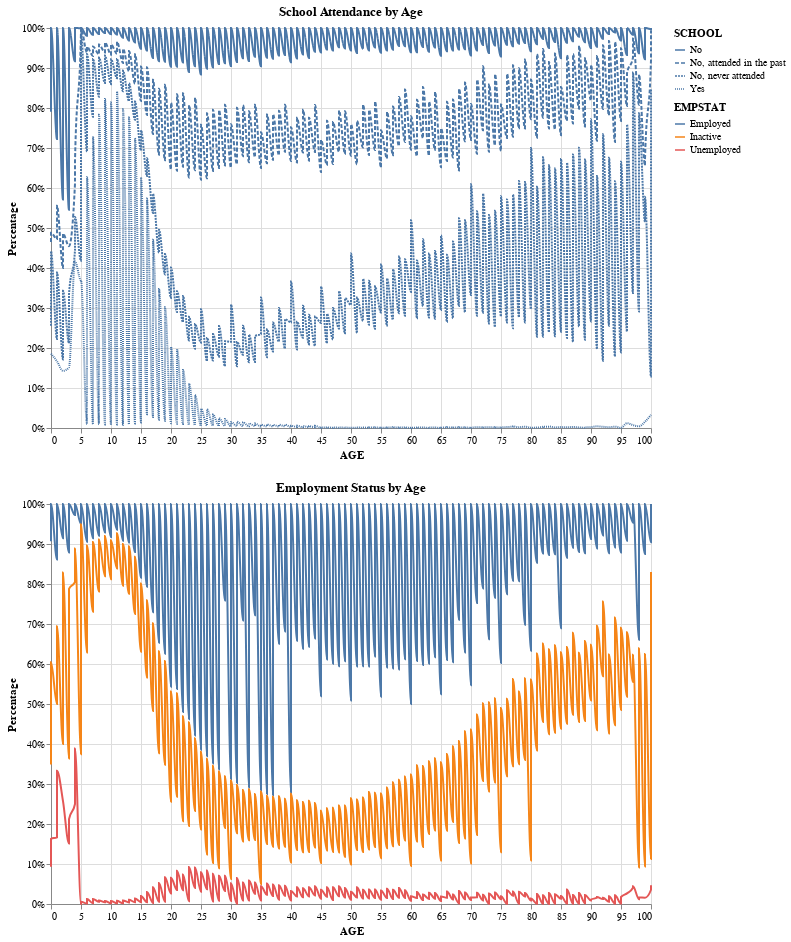

Notebook source saved alongside this figure:
### Code cell
line_empl_age_school()

### Figure 1 — Vega specification as saved in the notebook (floating-point values rounded to 4 significant figures; data arrays with more than 128 entries replaced by an {"elided": "..."} marker saying what was removed)
{"$schema": "https://vega.github.io/schema/vega/v5.json", "data": [{"name": "source_0"}, {"name": "data_0", "values": {"elided": "1126 records"}}, {"name": "data_1", "values": {"elided": "1126 records"}}, {"name": "data_0_strokeDash_domain_SCHOOL", "values": [{"SCHOOL": "Yes"}, {"SCHOOL": "No, attended in the past"}, {"SCHOOL": "No, never attended"}, {"SCHOOL": "No"}]}, {"name": "data_1_color_domain_EMPSTAT", "values": [{"EMPSTAT": "Employed"}, {"EMPSTAT": "Inactive"}, {"EMPSTAT": "Unemployed"}]}, {"name": "data_0_concat_0_x_domain_AGE", "values": [{"min": 0.0, "max": 100.0}]}, {"name": "data_1_concat_1_x_domain_AGE", "values": [{"min": 0.0, "max": 100.0}]}], "signals": [{"name": "childHeight", "value": 400}], "marks": [{"type": "group", "name": "concat_0_group", "encode": {"update": {"width": {"signal": "width"}, "height": {"signal": "childHeight"}}}, "marks": [{"type": "group", "name": "concat_0_pathgroup", "from": {"facet": {"data": "data_0", "name": "faceted_path_concat_0_main", "groupby": ["SCHOOL"]}}, "encode": {"update": {"width": {"field": {"signal": null, "datum": null, "group": "width", "parent": null}}, "height": {"field": {"signal": null, "datum": null, "group": "height", "parent": null}}}}, "marks": [{"type": "line", "name": "concat_0_marks", "from": {"data": "faceted_path_concat_0_main"}, "sort": {"field": "x"}, "encode": {"update": {"interpolate": {"value": "monotone"}, "tooltip": {"signal": "{\"AGE\": format(datum[\"AGE\"], \"\"), \"Count\": format(datum[\"Count\"], \"\"), \"SCHOOL\": isValid(datum[\"SCHOOL\"]) ? datum[\"SCHOOL\"] : \"\"+datum[\"SCHOOL\"]}"}, "stroke": {"value": "#4c78a8"}, "defined": {"signal": "isValid(datum[\"AGE\"]) && isFinite(+datum[\"AGE\"]) && isValid(datum[\"Count\"]) && isFinite(+datum[\"Count\"])"}, "y": {"field": "Count_end", "scale": "y"}, "x": {"field": "AGE", "scale": "concat_0_x"}, "strokeDash": {"field": "SCHOOL", "scale": "strokeDash"}}}, "style": ["line"]}]}], "axes": [{"scale": "concat_0_x", "zindex": 0, "aria": false, "ticks": false, "gridScale": "y", "domain": false, "grid": true, "minExtent": 0, "tickCount": {"signal": "ceil(width/40)"}, "orient": "bottom", "labels": false, "maxExtent": 0}, {"scale": "y", "zindex": 0, "labels": false, "grid": true, "ticks": false, "orient": "left", "gridScale": "concat_0_x", "domain": false, "maxExtent": 0, "minExtent": 0, "tickCount": {"signal": "ceil(childHeight/40)"}, "aria": false}, {"scale": "concat_0_x", "labelFlush": true, "tickCount": {"signal": "ceil(width/40)"}, "labelOverlap": true, "title": "AGE", "orient": "bottom", "grid": false, "zindex": 0}, {"scale": "y", "orient": "left", "grid": false, "title": "Percentage", "format": ".0%", "labelOverlap": true, "tickCount": {"signal": "ceil(childHeight/40)"}, "zindex": 0}], "title": {"text": "School Attendance by Age", "frame": "group"}, "style": "cell"}, {"type": "group", "name": "concat_1_group", "encode": {"update": {"height": {"signal": "childHeight"}, "width": {"signal": "width"}}}, "marks": [{"type": "group", "name": "concat_1_pathgroup", "from": {"facet": {"data": "data_1", "name": "faceted_path_concat_1_main", "groupby": ["EMPSTAT"]}}, "encode": {"update": {"height": {"field": {"signal": null, "datum": null, "group": "height", "parent": null}}, "width": {"field": {"signal": null, "datum": null, "group": "width", "parent": null}}}}, "marks": [{"type": "line", "name": "concat_1_marks", "from": {"data": "faceted_path_concat_1_main"}, "sort": {"field": "x"}, "encode": {"update": {"tooltip": {"signal": "{\"AGE\": format(datum[\"AGE\"], \"\"), \"Count\": format(datum[\"Count\"], \"\"), \"EMPSTAT\": isValid(datum[\"EMPSTAT\"]) ? datum[\"EMPSTAT\"] : \"\"+datum[\"EMPSTAT\"]}"}, "defined": {"signal": "isValid(datum[\"AGE\"]) && isFinite(+datum[\"AGE\"]) && isValid(datum[\"Count\"]) && isFinite(+datum[\"Count\"])"}, "x": {"field": "AGE", "scale": "concat_1_x"}, "stroke": {"field": "EMPSTAT", "scale": "color"}, "y": {"field": "Count_end", "scale": "y"}, "interpolate": {"value": "monotone"}}}, "style": ["line"]}]}], "axes": [{"scale": "concat_1_x", "orient": "bottom", "labels": false, "aria": false, "maxExtent": 0, "tickCount": {"signal": "ceil(width/40)"}, "domain": false, "minExtent": 0, "zindex": 0, "ticks": false, "gridScale": "y", "grid": true}, {"scale": "y", "gridScale": "concat_1_x", "grid": true, "zindex": 0, "minExtent": 0, "labels": false, "domain": false, "aria": false, "ticks": false, "maxExtent": 0, "orient": "left", "tickCount": {"signal": "ceil(childHeight/40)"}}, {"scale": "concat_1_x", "orient": "bottom", "grid": false, "labelFlush": true, "zindex": 0, "title": "AGE", "labelOverlap": true, "tickCount": {"signal": "ceil(width/40)"}}, {"scale": "y", "tickCount": {"signal": "ceil(childHeight/40)"}, "title": "Percentage", "orient": "left", "zindex": 0, "format": ".0%", "grid": false, "labelOverlap": true}], "title": {"text": "Employment Status by Age", "frame": "group"}, "style": "cell"}], "scales": [{"name": "y", "type": "linear", "domain": [0, 1], "range": [{"signal": "childHeight"}, 0], "nice": true, "zero": true}, {"name": "strokeDash", "type": "ordinal", "domain": {"data": "data_0_strokeDash_domain_SCHOOL", "field": "SCHOOL", "sort": true}, "range": [[1, 0], [4, 2], [2, 1], [1, 1], [1, 2, 4, 2]]}, {"name": "color", "type": "ordinal", "domain": {"data": "data_1_color_domain_EMPSTAT", "field": "EMPSTAT", "sort": true}, "range": "category"}, {"name": "concat_0_x", "type": "linear", "domain": [{"signal": "(data(\"data_0_concat_0_x_domain_AGE\")[0] || {}).min"}, {"signal": "(data(\"data_0_concat_0_x_domain_AGE\")[0] || {}).max"}], "range": [0, {"signal": "width"}], "zero": false, "nice": true}, {"name": "concat_1_x", "type": "linear", "domain": [{"signal": "(data(\"data_1_concat_1_x_domain_AGE\")[0] || {}).min"}, {"signal": "(data(\"data_1_concat_1_x_domain_AGE\")[0] || {}).max"}], "range": [0, {"signal": "width"}], "nice": true, "zero": false}], "padding": 5, "legends": [{"strokeDash": "strokeDash", "symbolType": "stroke", "title": "SCHOOL", "encode": {"symbols": {"update": {"stroke": {"value": "#4c78a8"}}}}}, {"stroke": "color", "symbolType": "stroke", "title": "EMPSTAT"}], "background": "white", "layout": {"padding": 20, "columns": 1, "bounds": "full", "align": "each"}, "width": 600}
